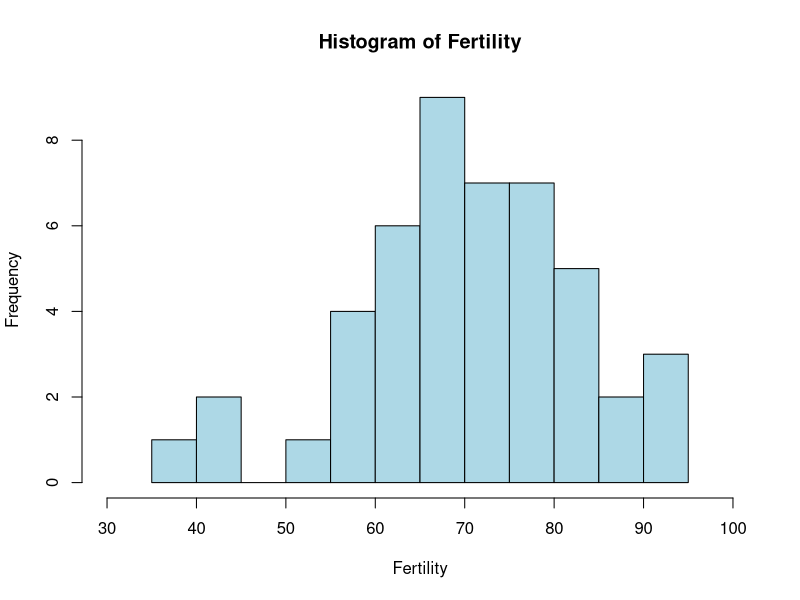
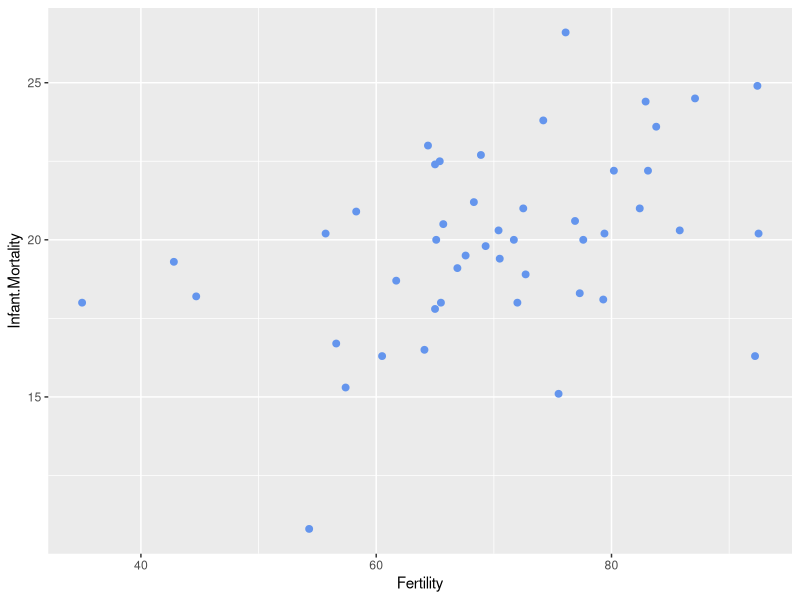
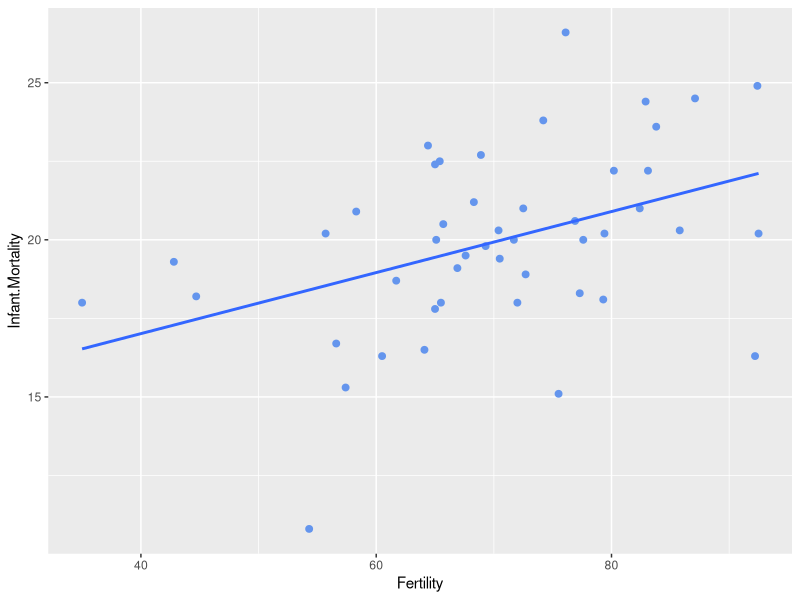

Source code (R) for these figures, in order:
rm(list = ls())

library(tidyverse)
data(swiss)


#OPPGAVE 1a: Kalkuler gjennomsnitt, median, og standardavviket til "Fertility"
mean(swiss$Fertility)
median(swiss$Fertility)
sd(swiss$Fertility)

#OPPGAVE 1b: Vis fordelingen av observasjonsverdier til "Fertility" (hint: histogram)

hist(swiss$Fertility, main="Histogram of Fertility", xlab="Fertility", col="lightblue", border="black", breaks = 20, xlim = c(30,100))

#OPPGAVE 1c: Lag et scatterplot med "Fertility" på x-aksen og en valgfri* variabel
#på y-aksen. Kan du innhente noe informasjon fra denne grafiske fremstillingen?
# *(Ikke velg "Education")

swiss %>%
  ggplot(aes(x=Fertility, y= Infant.Mortality))+
  geom_point(size = 2, color ="cornflowerblue")

# Ser ut som at høyere fertilitetsrate betyr at man har høyere barnedødlighet

#####################################################################################


#OPPGAVE 2a: Undersøk forholdet (korrelasjonen) mellom "Fertility" og "Education"
# Forklar kort hva resultatene betyr, hvor mye av variasjonen i "Fertility" som kan
#bli forklart av "Education" (r^2), og hvilke konklusjoner som kan bli trukket
r<-cor(swiss$Fertility, swiss$Education)
cor.test(swiss$Fertility, swiss$Education)
r
r_2<- r^2
r_2
#Koeffisienten av determinasjon r^2 er ca. 0.44. Dette betyr at omtrent 44% av variasjonen i "Fertility" kan forklares av Education.

#OPPGAVE 2b: Gjenta opgave 2a, men bytt ut "Education" med variabelen du valgte i 
#oppgave 1c. Er resultatene likt resonnementet fra den grafiske tolkningen din?
r_igjen <- cor(swiss$Fertility, swiss$Infant.Mortality)
r_igjen
r_2_2 <- r_igjen^2
r_2_2
# 41% av Variasjonen i fertility kan forklares av Infant.Mortality lmao
##############################################################################
#Dere skal nå gjøre en rekke hypotesetester. Test hypotesene, og rapporter 
#hvorvidt resultatet er signifikant eller ikke

#OPPGAVE 3a: Test hypotesen: Det er forskjeller i fødselsraten mellom
#provinser hvor mer enn 70% av befolkningen er katolikker

high_catch <- subset(swiss, Catholic > 70)
low_catch <- subset(swiss, Catholic <= 70)
t.test(high_catch$Fertility, low_catch$Fertility)


#OPPGAVE 3b: Test hypotesen: Provinser med utdanning over gjennomsnittet har
# en lavere andel av befolkningen som jobber med jordbruk enn provinser med
#utdanning under gjennomsnittet (hint: alternative = "less")

#Formuler nullhypotesen med ord

mean_education <- mean(swiss$Education)
above_avg_edu <- swiss[swiss$Education > mean_education, ]
below_avg_edu <- swiss[swiss$Education <= mean_education, ]

t.test(above_avg_edu$Agriculture, below_avg_edu$Agriculture, alternative = "less")

# "Det er ingen statistisk signifikant forskjell i gjennomsnittlig andel av befolkningen som jobber med jordbruk mellom de to gruppene av provinser (de med utdanning over gjennomsnittet og de med utdanning under eller lik gjennomsnittet)."

# Den alternative hypotesen, som ble testet og støttet i det foregående resultatet, er at provinser med utdanning over gjennomsnittet har en lavere andel av befolkningen som jobber med jordbruk enn provinser med utdanning under gjennomsnittet.

#OPPGAVE 3c: Test følgende hypotese: Provinser med høy Education har lavere
# Infant.Mortality 

cor.test(swiss$Education, swiss$Infant.Mortality)

#OPPGAVE 3d: Formuler en hypotese, og test den

#Dunno tror ikke æ orke

################################################################################

#Regresjon

#OPPGAVE 4a: Gjennomfør en enkel lineær regresjon mellom to variabler (du kan 
# variablene du brukte oppgave 1c hvis du vil)

model <- lm(swiss$Fertility ~ swiss$Infant.Mortality)
summary(model)


#Oppgave 4b: Lag et scatterplot med verdiene fra regresjonen, legg til en 
# regresjonslinje på grafen (Hint: geom_smooth)

swiss %>%
  ggplot(aes(x=Fertility, y= Infant.Mortality))+
  geom_point(size = 2, color ="cornflowerblue")+
  geom_smooth(method =lm, se= FALSE)
